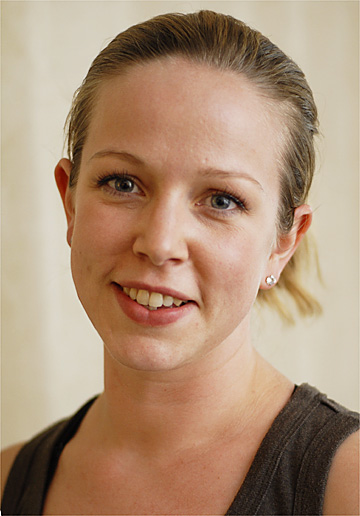
#> input picture Laboratory 3/Images/Portrets/06Apr03Face.jpg, 360 x 516 px, found by its file name; its folder holds only this picture in this run
$ python face_detection.py
#> lines starting #> are read from the running program, lines starting #| are printed output that depends on the picture; after the words box and inside, x2 and y2 are one past the last pixel; in counts of white or black regions, pixels touching at a corner belong together
# Use skin pixel classification to detect the face in a portrait image (find a minimal square that
# frames the human face). Do not use an already implemented face detection function.

# Implement withouth using opencv face detection functions

import numpy as np
import matplotlib.pyplot as plt
import os
import cv2
import sys

WORKSPACE_FOLDER = './Laboratory 3/'
PORTRETS = './Laboratory 3/Images/Portrets/'
WHITE = np.array([255, 255, 255])
BLACK = np.array([0, 0, 0])

sys.setrecursionlimit(10**6)

def show_image(img):
    cv2.imshow('Face detection' ,img)
    cv2.waitKey(0)
    cv2.destroyAllWindows()


concat = lambda img1, img2, axis: np.concatenate((img1, img2), axis=axis)


def is_skin(pixel):
    b, g, r = pixel
    return r > 95 and g > 40 and b > 20 and (max(r, g, b) - min(r, g, b) > 15) and (max(r, g) - min(r, g) > 15) and r > g and r > b


def skin_detector(img):
    return np.array([[(WHITE) if is_skin(pixel) else BLACK for pixel in row] for row in img], dtype=np.uint8)

def face_detector_cv(img):
    face_cascade = cv2.CascadeClassifier(cv2.data.haarcascades + 'haarcascade_frontalface_default.xml')
    gray = cv2.cvtColor(img, cv2.COLOR_BGR2GRAY)
    faces = face_cascade.detectMultiScale(gray, 1.1, 4)

    for (x, y, w, h) in faces:
        cv2.rectangle(img, (x, y), (x+w, y+h),(255, 0, 0), 2)

    return img

def get_bounds(cluster):
    x_min = y_min = 999999
    x_max = y_max = 0

    for x, y in cluster:
        x_min = min(x_min, x)
        x_max = max(x_max, x)
        y_min = min(y_min, y)
        y_max = max(y_max, y)

    # print(f'x_min: {x_min}, x_max: {x_max}, y_min: {y_min}, y_max: {y_max}')

    return x_min, x_max, y_min, y_max


def dfs(skin_img, visited, x, y, cluster, color_code = 255):

    visited[x][y] = 1
    cluster.append((x, y))

    # print(f'x: {x}, y: {y}, len: {len(cluster)}')

    result = not (x - 1 < 0 or x + 1 >= skin_img.shape[0] or y - 1 < 0 or y + 1 >= skin_img.shape[1])

    if x - 1 >= 0 and not visited[x-1][y] and skin_img[x-1][y][0] == color_code:
        dfs(skin_img, visited, x-1, y, cluster, color_code)

    if x + 1 < skin_img.shape[0] and not visited[x+1][y] and skin_img[x+1][y][0] == color_code:
        dfs(skin_img, visited, x+1, y, cluster, color_code)

    if y - 1 >= 0 and not visited[x][y-1] and skin_img[x][y-1][0] == color_code:
        dfs(skin_img, visited, x, y-1, cluster, color_code)

    if y + 1 < skin_img.shape[1] and not visited[x][y+1] and skin_img[x][y+1][0] == color_code:
        dfs(skin_img, visited, x, y+1, cluster, color_code)

    return result


def get_cluster_center(cluster):
    x_sum = y_sum = 0

    for x, y in cluster:
        x_sum += x
        y_sum += y

    return (int(x_sum / len(cluster)), int(y_sum / len(cluster)))


# get the centers of the clusters and determine the eye position
def get_eyes_position(img, clusters):
    eyes = []
    clusters_centers = [get_cluster_center(cluster) for cluster in clusters]

    height, width, _ = img.shape

    for idx, (x, y) in enumerate(clusters_centers):
        if (x < 0.5 * height and y < 0.5 * width):
            for x1, y1 in clusters_centers[idx+1:]:
                if (x1 < 0.5 * height and y1 > 0.5 * width):
                    if abs(x - x1) < 0.1 * height and abs(y - y1) < 0.5 * width:
                        eyes.append((x, y))
                        eyes.append((x1, y1))

    cv2.line(img, (0, height // 2), (width, height // 2), (0, 0, 255), 2)
    cv2.line(img, (width // 2, 0), (width // 2, height), (0, 0, 255), 2)

    for x, y in clusters_centers:
        cv2.circle(img, (y, x), 3, (0, 255, 0), 2)

    for x, y in eyes:
        cv2.circle(img, (y, x), 3, (0, 0, 255), 2)

    return img


def face_detector(img, skin_img):

    visited = np.zeros((img.shape[0], img.shape[1]), dtype=np.uint8)
    clusters = []

    for x in range(img.shape[0]):
        for y in range(img.shape[1]):
            if skin_img[x][y][0] == 0 and visited[x][y] == 0:
                cluster = []
                result = dfs(skin_img, visited, x, y, cluster, 0)
                if result:
                    clusters.append(cluster)

    return get_eyes_position(img, clusters)


def main():

    for file in os.listdir(PORTRETS):
        img = cv2.imread(f'{PORTRETS}/{file}')
#> img is the input picture: shape (516, 360, 3); mean B, G, R 118.5, 143.6, 172.9

        if img.shape[0] > 1000 or img.shape[1] > 1000:
            img = cv2.resize(img, (int(img.shape[1] / 2), int(img.shape[0] / 2)))

        skin_img = skin_detector(cv2.GaussianBlur(img, (9, 9), 0))
#> in skin_detector, `return np.array([[(WHITE) if is_skin(pixel) else BLACK for pixel in ro..`:
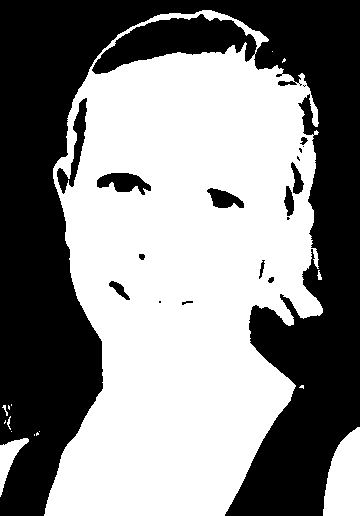
#> returned value: shape (516, 360, 3); 53.3% white; 18 black regions (6 under 20 px), largest, box (x1, y1, x2, y2) and area: (0, 0, 360, 516) 83959, (57, 98, 87, 194) 850, (97, 173, 151, 195) 709
        result_img = face_detector(img.copy(), skin_img)
#> after the loop in face_detector, `for x in range(img.shape[0]):`: clusters = 24 items
#> in get_eyes_position, `clusters_centers = [get_cluster_center(cluster) for cluster in clusters]`: clusters_centers = [(40, 175), (74, 278), (82, 285), (83, 299), (84, 300), (85, 303), (85, 305), (86, 304), (147, 74), (140, 303), (146, 303), (149, 300), (158, 297), (179, 296), (182, 123), (201, 288), (198, 223), (218, 287), (256, 141), (268, 261), (279, 270), (289, 118), (301, 159), (302, 186)]
#> the loop in get_eyes_position, `for idx, (x, y) in enumerate(clusters_centers):` made 24 passes
#> after the loop in get_eyes_position, `for idx, (x, y) in enumerate(clusters_centers):`: eyes = [(40, 175), (74, 278), (40, 175), (82, 285), (40, 175), (83, 299), (40, 175), (84, 300), (40, 175), (85, 303), (40, 175), (85, 305), (40, 175), (86, 304), (147, 74), (198, 223), (182, 123), (201, 288), (182, 123), (198, 223), (182, 123), (218, 287)]
#> in get_eyes_position, `cv2.line(img, (width // 2, 0), (width // 2, height), (0, 0, 255), 2)`:
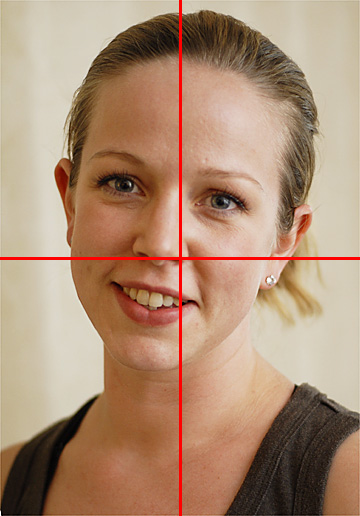
#> img: shape (516, 360, 3); mean B, G, R 116.8, 141.6, 173.8
#> the loop in get_eyes_position, `for x, y in clusters_centers:` made 24 passes
#> after the loop in get_eyes_position, `for x, y in clusters_centers:`:
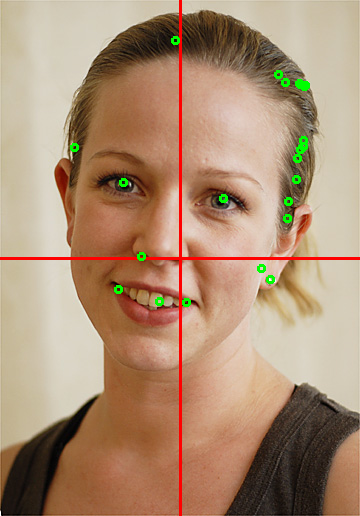
#> img: shape (516, 360, 3); 0.66% of pixels changed, all inside (x1, y1, x2, y2) = (70, 36, 310, 307)
#> the loop in get_eyes_position, `for x, y in eyes:` made 22 passes
#> after the loop in get_eyes_position, `for x, y in eyes:`:
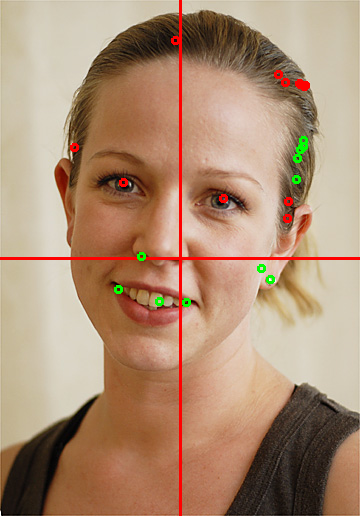
#> img: shape (516, 360, 3); 0.33% of pixels changed, all inside (x1, y1, x2, y2) = (70, 36, 310, 223)

        # show_image(concat(img, result_img, 1))
        show_image(concat(skin_img, result_img, 1))
#> in show_image, `cv2.imshow('Face detection' ,img)`:
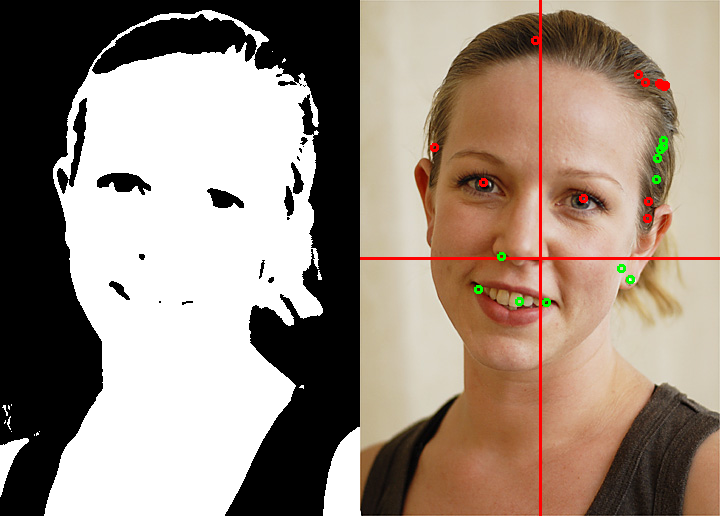
#> window 'Face detection': shape (516, 720, 3); mean B, G, R 126.2, 138.9, 154.9

        # [5 lines of commented-out code are left out]

if __name__ == '__main__':
    main()

$ run again, on Laboratory 3/Images/Portrets/mandy-moore-face-wallpapers_1913_1600.jpg
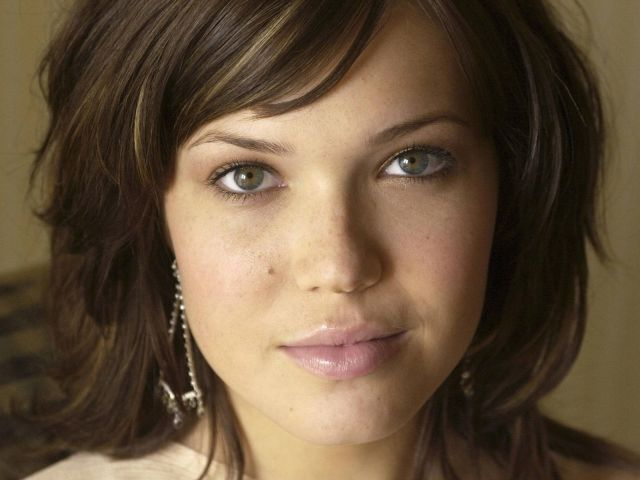
#> input picture Laboratory 3/Images/Portrets/mandy-moore-face-wallpapers_1913_1600.jpg, 640 x 480 px, found by its file name
#> in main, img is the input picture: shape (480, 640, 3); mean B, G, R 60.3, 82.1, 102.3
#> in skin_detector, `return np.array([[(WHITE) if is_skin(pixel) else BLACK for pixel in ro..`:
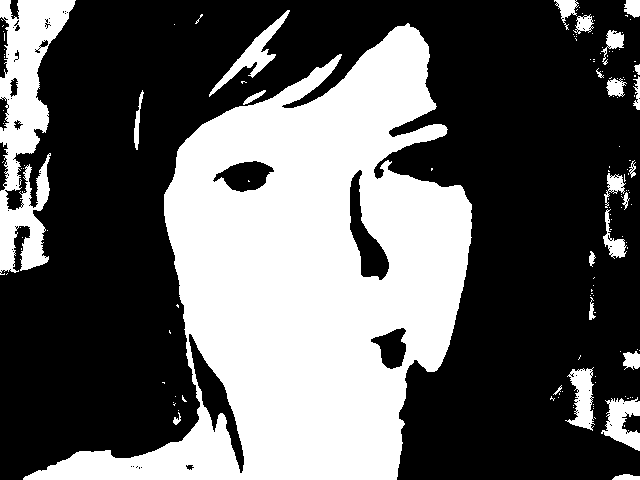
#> returned value: shape (480, 640, 3); 37.6% white; 144 white regions (119 under 20 px), largest, box (x1, y1, x2, y2) and area: (23, 23, 472, 480) 98437, (0, 0, 76, 275) 9888, (209, 10, 290, 97) 1295
#> after the loop in face_detector, `for x in range(img.shape[0]):`: clusters = 211 items
#> clusters_centers = 211 pairs, first value 2 to 467, second value 1 to 637
#> the loop in get_eyes_position, `for idx, (x, y) in enumerate(clusters_centers):` made 211 passes
#> (x, y) on passes 1 to 3: (2, 575), (3, 557), (3, 576)
#> the loop in get_eyes_position, `for x, y in clusters_centers:` made 211 passes
#> in show_image, `cv2.imshow('Face detection' ,img)`:
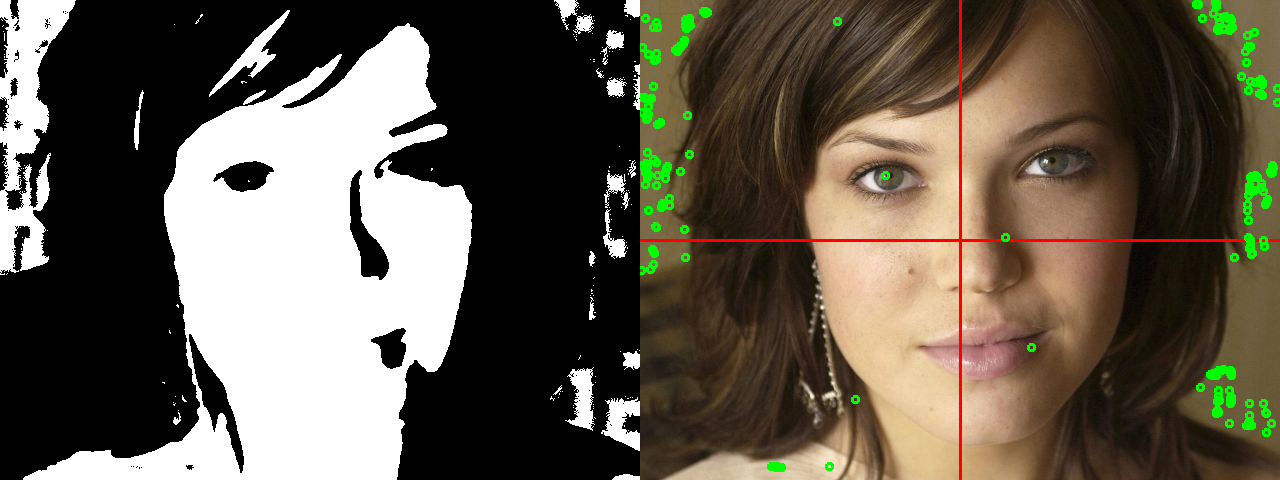
#> window 'Face detection': shape (480, 1280, 3); mean B, G, R 76.7, 90.3, 98.1

$ run again, on Laboratory 3/Images/Portrets/Anto.jpg
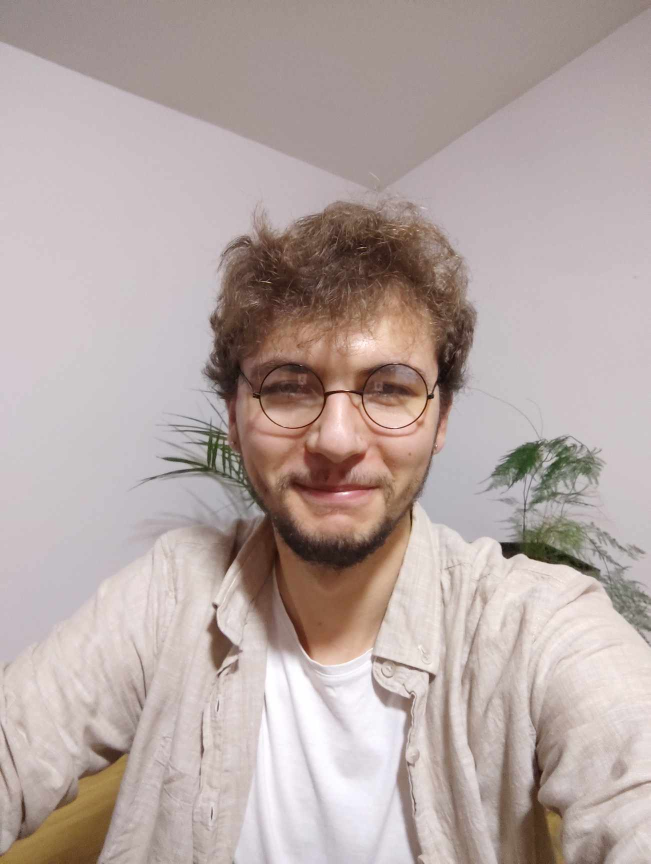
#> input picture Laboratory 3/Images/Portrets/Anto.jpg, 1301 x 1728 px, found by its file name (shown at 1/2 size)
#> in main, img is the input picture: shape (1728, 1301, 3); mean B, G, R 164.2, 167.5, 182.1
#> in skin_detector, `return np.array([[(WHITE) if is_skin(pixel) else BLACK for pixel in ro..`:
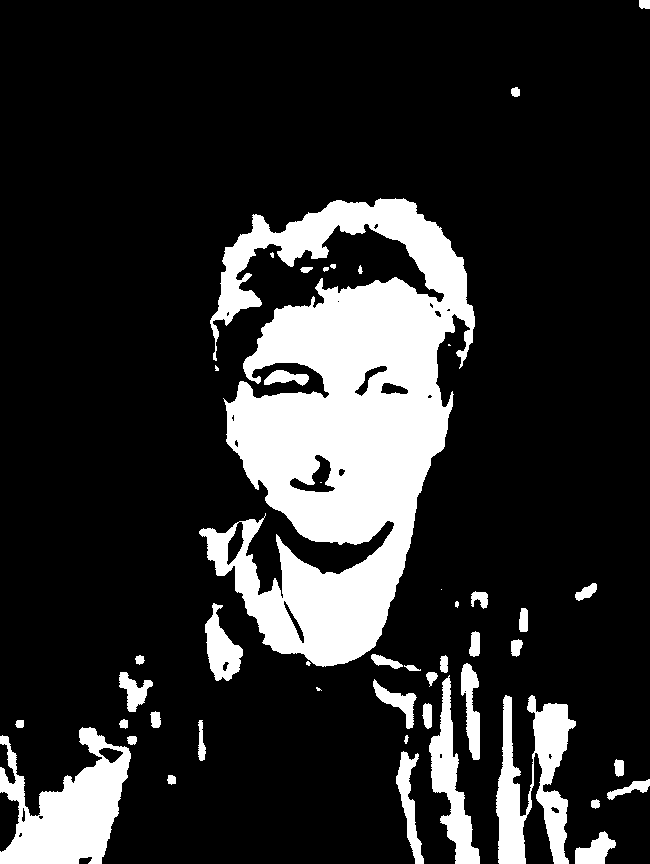
#> returned value: shape (864, 650, 3); 17.5% white; 46 white regions (7 under 20 px), largest, box (x1, y1, x2, y2) and area: (199, 198, 475, 667) 68162, (0, 727, 131, 864) 9741, (496, 695, 576, 864) 6813
#> after the loop in face_detector, `for x in range(img.shape[0]):`: clusters = 27 items
#> clusters_centers = 27 pairs, first value 225 to 860, second value 7 to 554
#> the loop in get_eyes_position, `for idx, (x, y) in enumerate(clusters_centers):` made 27 passes
#> (x, y) on passes 1 to 8: (225, 375), (301, 338), (305, 431), (309, 448), (313, 437), (313, 227), (378, 369), (388, 392)
#> after the loop in get_eyes_position, `for idx, (x, y) in enumerate(clusters_centers):`: eyes = [(313, 227), (378, 369), (313, 227), (388, 392), (313, 227), (396, 429)]
#> the loop in get_eyes_position, `for x, y in clusters_centers:` made 27 passes
#> the loop in get_eyes_position, `for x, y in eyes:` made 6 passes
#> in show_image, `cv2.imshow('Face detection' ,img)`:
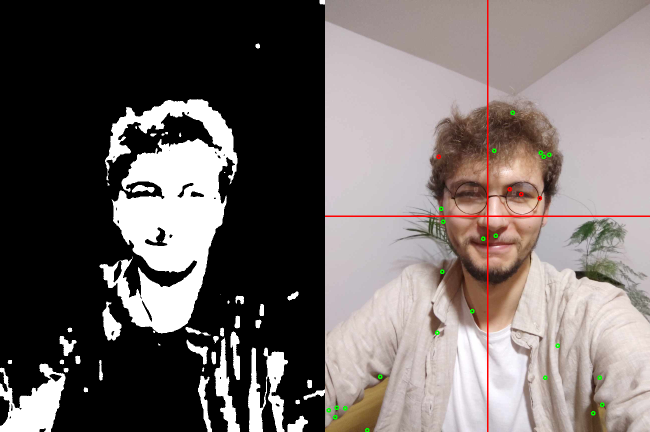
#> window 'Face detection': shape (864, 1300, 3) (shown at 1/2 size); mean B, G, R 103.7, 105.6, 113.5
